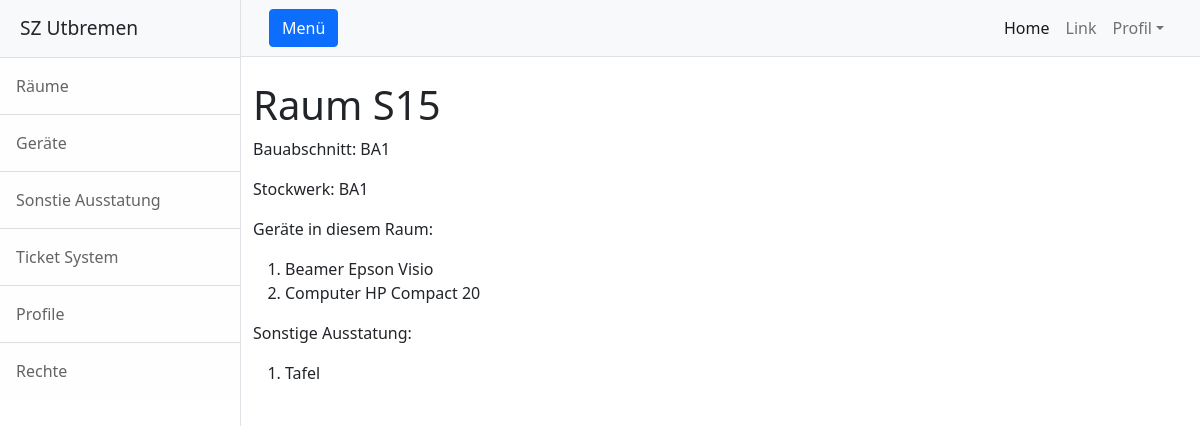
The page /room/1/ on the database its author committed.
### inventory_management/models.py (models this page shows, shortened)
class Room(models.Model):
    class Meta:
        verbose_name = "Raum"
        verbose_name_plural = "Räume"
    room_name = models.CharField(max_length=10, blank=True, default=None, verbose_name="Raum Bezeichung")
    room_location = models.ForeignKey(Location, blank=False, on_delete=models.SET_NULL, null=True, verbose_name="Raum Ort")

class Location(models.Model):
    class Meta:
        verbose_name = "Ort"
        verbose_name_plural = "Orte"
    building = models.CharField(max_length=10, choices=building_number_choices, default="Bauabschnitt 1", verbose_name="Bauabschnitt")
    floor = models.CharField(max_length=10, choices=floor_choices, default="1F", verbose_name="Stockwerk")

class Device(models.Model):
    class Meta:
        verbose_name = "Geräte"
        verbose_name_plural = "Geräte"
    device_type = models.ForeignKey(DeviceType, on_delete=models.SET_NULL, default=None, verbose_name="Kategorie",
                                    null=True)
    serial_num = models.CharField(max_length=20, blank=False, default=None, verbose_name="Serien Nummer")
    production_date = models.DateField(default=datetime.date.today, verbose_name="Produktions Datum")
    warranty_date = models.DateField(default=datetime.date.today, verbose_name="Garantie Ablauf Datum")
    is_working = models.CharField(max_length=13, choices=yes_no_choice, default="Gerät Funktioniert", verbose_name="Funktonsfähig?")
    issues = models.CharField(max_length=50, default="keine Fehler", blank=True, verbose_name="Geräte Fehler")
    hints = models.CharField(max_length=50, default="keine Hinweise", blank=True, verbose_name="Hinweise")
    room = models.ForeignKey(Room, blank=True, on_delete=models.SET_NULL, null=True, verbose_name="Raum")

class DeviceType(models.Model):
    class Meta:
        verbose_name = "Geräte Typ"
        verbose_name_plural = "Geräte Typen"
    category = models.ForeignKey(DeviceCategory, on_delete=models.SET_NULL, default=None, verbose_name="Kategorie",
                                 null=True)
    brand = models.CharField(max_length=10, verbose_name="Marke")
    model = models.CharField(max_length=10, verbose_name="Geräte Modell")
    def __str__(self):
        return f'{self.brand} {self.model}'

class DeviceCategory(models.Model):
    class Meta:
        verbose_name = "Kategorie"
        verbose_name_plural = "Kategorien"
    name = models.CharField(max_length=10, blank=True, default=None, verbose_name="Name der Kategorie")
    def __str__(self):
        return f'{self.name}'

class OtherEquipment(models.Model):
    class Meta:
        verbose_name = "Sonstige Ausstatung"
        verbose_name_plural = "Sonstige Ausstatungen"
    equipmentName = models.CharField(max_length=10, blank=False, default="Tafel", verbose_name="Sonstige Ausstatung")
    room = models.ForeignKey(Room, default=None, on_delete=models.SET_NULL, null=True, verbose_name="Raumname")

### inventory_management/views.py (the view)
# urls.py: path('room/<int:pk>/', RoomDetailView.as_view(), name="device_detail"),
class RoomDetailView(DetailView):
    model = Room

### inventory_management/templates/inventory_management/room_detail.html (shortened to what this page needs)
{% extends 'inventory_management/base.html' %}
{% if user.is_authenticated %}
{% block content %}
    <h1>Raum {{ room.room_name }}</h1>
    <p>Bauabschnitt: {{ room.room_location.building }}</p>
    <p>Stockwerk: {{ room.room_location.building }}</p>
    <p>Geräte in diesem Raum:</p>
    {% if room.device_set.all %}
    <ol>
    {% for device in room.device_set.all %}
        <li>{{ device.device_type.category }} {{ device.device_type }}</li>
    {% endfor %}
    </ol>
    {% else %}
        <p>Dieser Raum hat keine Geräte</p>
    {% endif %}
    <p>Sonstige Ausstatung:</p>
    {% if room.otherequipment_set.all %}
        <ol>
        {% for otherequipment in room.otherequipment_set.all %}
            <li>{{ otherequipment.equipmentName }}</li>
        {% endfor %}
        </ol>
    {% else %}
        <p>keine Sonstige Ausstatung</p>
    {% endif %}
{% endblock content %}
{% endif %}

### rows shown on the page
Room: room_name "S15", room_location.building "BA1"
Device: device_type.category "Beamer", device_type "Epson Visio"
Device: device_type.category "Computer", device_type "HP Compact 20"
OtherEquipment: equipmentName "Tafel"
